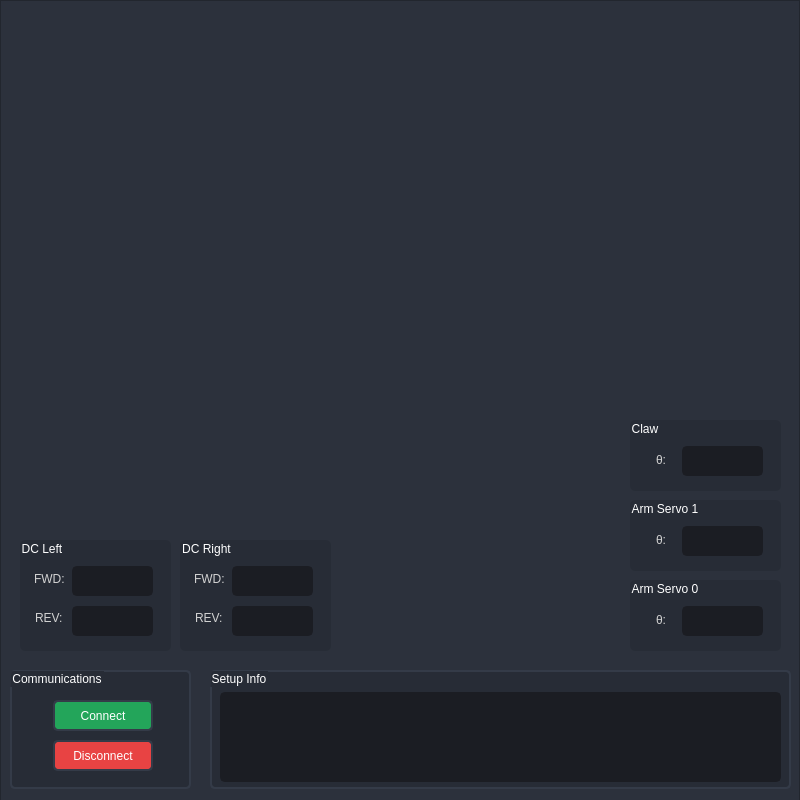
<?xml version="1.0" encoding="UTF-8"?>
<ui version="4.0">
 <class>MainWindow</class>
 <widget class="QMainWindow" name="MainWindow">
  <property name="geometry">
   <rect>
    <x>0</x>
    <y>0</y>
    <width>800</width>
    <height>800</height>
   </rect>
  </property>
  <property name="minimumSize">
   <size>
    <width>800</width>
    <height>800</height>
   </size>
  </property>
  <property name="maximumSize">
   <size>
    <width>800</width>
    <height>1000</height>
   </size>
  </property>
  <property name="windowTitle">
   <string>MainWindow</string>
  </property>
  <widget class="QWidget" name="centralwidget">
   <property name="minimumSize">
    <size>
     <width>800</width>
     <height>1000</height>
    </size>
   </property>
   <property name="maximumSize">
    <size>
     <width>800</width>
     <height>1000</height>
    </size>
   </property>
   <property name="styleSheet">
    <string notr="true">background: transparent;
color: rgb(210, 210, 210);</string>
   </property>
   <widget class="QFrame" name="frameCenter">
    <property name="geometry">
     <rect>
      <x>0</x>
      <y>0</y>
      <width>800</width>
      <height>1000</height>
     </rect>
    </property>
    <property name="minimumSize">
     <size>
      <width>800</width>
      <height>1000</height>
     </size>
    </property>
    <property name="maximumSize">
     <size>
      <width>800</width>
      <height>1000</height>
     </size>
    </property>
    <property name="styleSheet">
     <string notr="true">background-color: rgb(44, 49, 60);</string>
    </property>
    <property name="frameShape">
     <enum>QFrame::StyledPanel</enum>
    </property>
    <property name="frameShadow">
     <enum>QFrame::Raised</enum>
    </property>
    <widget class="QLabel" name="testImage">
     <property name="geometry">
      <rect>
       <x>20</x>
       <y>10</y>
       <width>101</width>
       <height>61</height>
      </rect>
     </property>
     <property name="styleSheet">
      <string notr="true">image: url(:/hunter/IMG_9610.JPG);
color: transparent;</string>
     </property>
     <property name="text">
      <string>hunter</string>
     </property>
    </widget>
    <widget class="QGroupBox" name="groupBoxSerialCommands">
     <property name="geometry">
      <rect>
       <x>10</x>
       <y>670</y>
       <width>181</width>
       <height>119</height>
      </rect>
     </property>
     <property name="font">
      <font>
       <family>Segoe UI</family>
      </font>
     </property>
     <property name="styleSheet">
      <string notr="true">QGroupBox {
	border: 2px solid rgb(52, 59, 72);
	border-radius: 5px;	
	background-color: rgb(39, 44, 54);
	color: white;
}</string>
     </property>
     <property name="title">
      <string>Communications</string>
     </property>
     <widget class="QPushButton" name="stopSerialBtn">
      <property name="geometry">
       <rect>
        <x>43</x>
        <y>70</y>
        <width>100</width>
        <height>31</height>
       </rect>
      </property>
      <property name="styleSheet">
       <string notr="true">QPushButton:enabled{
	border: 2px solid rgb(52, 59, 72);
	border-radius: 5px;	
	background-color: rgb(232, 67, 67);
	color: white;
}
QPushButton:hover {
	background-color: rgb(245, 84, 81);
	color: white;
	border: 2px solid rgb(61, 70, 86);
}
QPushButton:pressed {	
	background-color: rgb(148, 24, 24);
	color: white;
	border: 2px solid rgb(43, 50, 61);
}
QPushButton:disabled {
	border: 2px solid rgb(52, 59, 72);
	border-radius: 5px;	
	background-color: rgb(60, 44, 49);
	color:gray;
}</string>
      </property>
      <property name="text">
       <string>Disconnect</string>
      </property>
     </widget>
     <widget class="QPushButton" name="startSerialBtn">
      <property name="geometry">
       <rect>
        <x>43</x>
        <y>30</y>
        <width>100</width>
        <height>31</height>
       </rect>
      </property>
      <property name="font">
       <font>
        <family>Segoe UI</family>
       </font>
      </property>
      <property name="styleSheet">
       <string notr="true">QPushButton:enabled{
	border: 2px solid rgb(52, 59, 72);
	border-radius: 5px;	
	background-color: rgb(35, 165, 90);
	color: white;
}
QPushButton:hover {
	background-color: rgb(54, 181, 80);
	color: white;
	border: 2px solid rgb(61, 70, 86);
}
QPushButton:pressed {	
	background-color: rgb(18, 107, 64);
	color: white;
	border: 2px solid rgb(43, 50, 61);
}
QPushButton:disabled {
	border: 2px solid rgb(52, 59, 72);
	border-radius: 5px;	
	background-color: rgb(47, 60, 44);
	color: gray;
}</string>
      </property>
      <property name="text">
       <string>Connect</string>
      </property>
     </widget>
    </widget>
    <widget class="QGroupBox" name="groupBoxSetupInfo">
     <property name="geometry">
      <rect>
       <x>210</x>
       <y>670</y>
       <width>581</width>
       <height>119</height>
      </rect>
     </property>
     <property name="font">
      <font>
       <family>Segoe UI</family>
      </font>
     </property>
     <property name="styleSheet">
      <string notr="true">QGroupBox {
	border: 2px solid rgb(52, 59, 72);
	border-radius: 5px;	
	background-color: rgb(39, 44, 54);
	color: white;
}</string>
     </property>
     <property name="title">
      <string>Setup Info</string>
     </property>
     <widget class="QTextBrowser" name="textBrowserLogging">
      <property name="geometry">
       <rect>
        <x>10</x>
        <y>22</y>
        <width>561</width>
        <height>90</height>
       </rect>
      </property>
      <property name="styleSheet">
       <string notr="true">QTextBrowser {
	background-color: rgb(27, 29, 35);
	border-radius: 5px;
	border: 2px solid rgb(27, 29, 35);
}</string>
      </property>
     </widget>
    </widget>
    <widget class="QGroupBox" name="groupBoxDCLeft">
     <property name="geometry">
      <rect>
       <x>20</x>
       <y>540</y>
       <width>151</width>
       <height>111</height>
      </rect>
     </property>
     <property name="styleSheet">
      <string notr="true">QGroupBox {
	border-radius: 5px;	
	background-color: rgb(39, 44, 54);
	color: white;
}</string>
     </property>
     <property name="title">
      <string>DC Left</string>
     </property>
     <widget class="QFrame" name="frameDCLeft">
      <property name="geometry">
       <rect>
        <x>10</x>
        <y>16</y>
        <width>141</width>
        <height>91</height>
       </rect>
      </property>
      <property name="styleSheet">
       <string notr="true">background-color: transparent;
border-radius: 5px;</string>
      </property>
      <property name="frameShape">
       <enum>QFrame::StyledPanel</enum>
      </property>
      <property name="frameShadow">
       <enum>QFrame::Raised</enum>
      </property>
      <widget class="QLabel" name="labelFWD_0">
       <property name="geometry">
        <rect>
         <x>4</x>
         <y>13</y>
         <width>30</width>
         <height>20</height>
        </rect>
       </property>
       <property name="font">
        <font>
         <family>Segoe UI</family>
        </font>
       </property>
       <property name="text">
        <string>FWD:</string>
       </property>
      </widget>
      <widget class="QTextBrowser" name="textBrowserREV_0">
       <property name="geometry">
        <rect>
         <x>42</x>
         <y>50</y>
         <width>81</width>
         <height>30</height>
        </rect>
       </property>
       <property name="styleSheet">
        <string notr="true">QTextBrowser {
	background-color: rgb(27, 29, 35);
	border-radius: 5px;
	border: 2px solid rgb(27, 29, 35);
}</string>
       </property>
      </widget>
      <widget class="QTextBrowser" name="textBrowserFWD_0">
       <property name="geometry">
        <rect>
         <x>42</x>
         <y>10</y>
         <width>81</width>
         <height>30</height>
        </rect>
       </property>
       <property name="styleSheet">
        <string notr="true">QTextBrowser {
	background-color: rgb(27, 29, 35);
	border-radius: 5px;
	border: 2px solid rgb(27, 29, 35);
}
</string>
       </property>
      </widget>
      <widget class="QLabel" name="labelREV_0">
       <property name="geometry">
        <rect>
         <x>5</x>
         <y>52</y>
         <width>30</width>
         <height>20</height>
        </rect>
       </property>
       <property name="font">
        <font>
         <family>Segoe UI</family>
        </font>
       </property>
       <property name="text">
        <string>REV:</string>
       </property>
      </widget>
     </widget>
    </widget>
    <widget class="QGroupBox" name="groupBoxDCRight">
     <property name="geometry">
      <rect>
       <x>180</x>
       <y>540</y>
       <width>151</width>
       <height>111</height>
      </rect>
     </property>
     <property name="styleSheet">
      <string notr="true">QGroupBox {
	border-radius: 5px;	
	background-color: rgb(39, 44, 54);
	color: white;
}</string>
     </property>
     <property name="title">
      <string>DC Right</string>
     </property>
     <widget class="QFrame" name="frameDCRight">
      <property name="geometry">
       <rect>
        <x>10</x>
        <y>16</y>
        <width>141</width>
        <height>91</height>
       </rect>
      </property>
      <property name="styleSheet">
       <string notr="true">background-color: transparent;
border-radius: 5px;</string>
      </property>
      <property name="frameShape">
       <enum>QFrame::StyledPanel</enum>
      </property>
      <property name="frameShadow">
       <enum>QFrame::Raised</enum>
      </property>
      <widget class="QLabel" name="labelFWD_2">
       <property name="geometry">
        <rect>
         <x>4</x>
         <y>13</y>
         <width>30</width>
         <height>20</height>
        </rect>
       </property>
       <property name="font">
        <font>
         <family>Segoe UI</family>
        </font>
       </property>
       <property name="text">
        <string>FWD:</string>
       </property>
      </widget>
      <widget class="QTextBrowser" name="textBrowserREV_2">
       <property name="geometry">
        <rect>
         <x>42</x>
         <y>50</y>
         <width>81</width>
         <height>30</height>
        </rect>
       </property>
       <property name="styleSheet">
        <string notr="true">QTextBrowser {
	background-color: rgb(27, 29, 35);
	border-radius: 5px;
	border: 2px solid rgb(27, 29, 35);
}</string>
       </property>
      </widget>
      <widget class="QTextBrowser" name="textBrowserFWD_2">
       <property name="geometry">
        <rect>
         <x>42</x>
         <y>10</y>
         <width>81</width>
         <height>30</height>
        </rect>
       </property>
       <property name="styleSheet">
        <string notr="true">QTextBrowser {
	background-color: rgb(27, 29, 35);
	border-radius: 5px;
	border: 2px solid rgb(27, 29, 35);
}
</string>
       </property>
      </widget>
      <widget class="QLabel" name="labelREV_2">
       <property name="geometry">
        <rect>
         <x>5</x>
         <y>52</y>
         <width>30</width>
         <height>20</height>
        </rect>
       </property>
       <property name="font">
        <font>
         <family>Segoe UI</family>
        </font>
       </property>
       <property name="text">
        <string>REV:</string>
       </property>
      </widget>
     </widget>
    </widget>
    <widget class="QGroupBox" name="groupBoxArm_0">
     <property name="geometry">
      <rect>
       <x>630</x>
       <y>580</y>
       <width>151</width>
       <height>71</height>
      </rect>
     </property>
     <property name="styleSheet">
      <string notr="true">QGroupBox {
	border-radius: 5px;	
	background-color: rgb(39, 44, 54);
	color: white;
}</string>
     </property>
     <property name="title">
      <string>Arm Servo 0</string>
     </property>
     <widget class="QFrame" name="frameArm_0">
      <property name="geometry">
       <rect>
        <x>10</x>
        <y>16</y>
        <width>141</width>
        <height>51</height>
       </rect>
      </property>
      <property name="styleSheet">
       <string notr="true">background-color: transparent;
border-radius: 5px;</string>
      </property>
      <property name="frameShape">
       <enum>QFrame::StyledPanel</enum>
      </property>
      <property name="frameShadow">
       <enum>QFrame::Raised</enum>
      </property>
      <widget class="QLabel" name="labelArm_0">
       <property name="geometry">
        <rect>
         <x>16</x>
         <y>14</y>
         <width>21</width>
         <height>20</height>
        </rect>
       </property>
       <property name="font">
        <font>
         <family>Segoe UI</family>
        </font>
       </property>
       <property name="text">
        <string>θ:</string>
       </property>
      </widget>
      <widget class="QTextBrowser" name="textBrowserArm_0">
       <property name="geometry">
        <rect>
         <x>42</x>
         <y>10</y>
         <width>81</width>
         <height>30</height>
        </rect>
       </property>
       <property name="styleSheet">
        <string notr="true">QTextBrowser {
	background-color: rgb(27, 29, 35);
	border-radius: 5px;
	border: 2px solid rgb(27, 29, 35);
}
</string>
       </property>
      </widget>
     </widget>
    </widget>
    <widget class="QGroupBox" name="groupBoxArm_1">
     <property name="geometry">
      <rect>
       <x>630</x>
       <y>500</y>
       <width>151</width>
       <height>71</height>
      </rect>
     </property>
     <property name="styleSheet">
      <string notr="true">QGroupBox {
	border-radius: 5px;	
	background-color: rgb(39, 44, 54);
	color: white;
}</string>
     </property>
     <property name="title">
      <string>Arm Servo 1</string>
     </property>
     <widget class="QFrame" name="frameArm_2">
      <property name="geometry">
       <rect>
        <x>10</x>
        <y>16</y>
        <width>141</width>
        <height>51</height>
       </rect>
      </property>
      <property name="styleSheet">
       <string notr="true">background-color: transparent;
border-radius: 5px;</string>
      </property>
      <property name="frameShape">
       <enum>QFrame::StyledPanel</enum>
      </property>
      <property name="frameShadow">
       <enum>QFrame::Raised</enum>
      </property>
      <widget class="QLabel" name="labelArm_2">
       <property name="geometry">
        <rect>
         <x>16</x>
         <y>14</y>
         <width>21</width>
         <height>20</height>
        </rect>
       </property>
       <property name="font">
        <font>
         <family>Segoe UI</family>
        </font>
       </property>
       <property name="text">
        <string>θ:</string>
       </property>
      </widget>
      <widget class="QTextBrowser" name="textBrowserArm_2">
       <property name="geometry">
        <rect>
         <x>42</x>
         <y>10</y>
         <width>81</width>
         <height>30</height>
        </rect>
       </property>
       <property name="styleSheet">
        <string notr="true">QTextBrowser {
	background-color: rgb(27, 29, 35);
	border-radius: 5px;
	border: 2px solid rgb(27, 29, 35);
}
</string>
       </property>
      </widget>
     </widget>
    </widget>
    <widget class="QWidget" name="armmpl" native="true">
     <property name="geometry">
      <rect>
       <x>110</x>
       <y>250</y>
       <width>120</width>
       <height>80</height>
      </rect>
     </property>
    </widget>
    <widget class="QWidget" name="drivempl" native="true">
     <property name="geometry">
      <rect>
       <x>540</x>
       <y>260</y>
       <width>120</width>
       <height>80</height>
      </rect>
     </property>
    </widget>
    <widget class="QGroupBox" name="groupBoxClaw">
     <property name="geometry">
      <rect>
       <x>630</x>
       <y>420</y>
       <width>151</width>
       <height>71</height>
      </rect>
     </property>
     <property name="styleSheet">
      <string notr="true">QGroupBox {
	border-radius: 5px;	
	background-color: rgb(39, 44, 54);
	color: white;
}</string>
     </property>
     <property name="title">
      <string>Claw</string>
     </property>
     <widget class="QFrame" name="frameClaw">
      <property name="geometry">
       <rect>
        <x>10</x>
        <y>16</y>
        <width>141</width>
        <height>51</height>
       </rect>
      </property>
      <property name="styleSheet">
       <string notr="true">background-color: transparent;
border-radius: 5px;</string>
      </property>
      <property name="frameShape">
       <enum>QFrame::StyledPanel</enum>
      </property>
      <property name="frameShadow">
       <enum>QFrame::Raised</enum>
      </property>
      <widget class="QLabel" name="labelArm_3">
       <property name="geometry">
        <rect>
         <x>16</x>
         <y>14</y>
         <width>21</width>
         <height>20</height>
        </rect>
       </property>
       <property name="font">
        <font>
         <family>Segoe UI</family>
        </font>
       </property>
       <property name="text">
        <string>θ:</string>
       </property>
      </widget>
      <widget class="QTextBrowser" name="textBrowserServo">
       <property name="geometry">
        <rect>
         <x>42</x>
         <y>10</y>
         <width>81</width>
         <height>30</height>
        </rect>
       </property>
       <property name="styleSheet">
        <string notr="true">QTextBrowser {
	background-color: rgb(27, 29, 35);
	border-radius: 5px;
	border: 2px solid rgb(27, 29, 35);
}
</string>
       </property>
      </widget>
     </widget>
    </widget>
   </widget>
  </widget>
 </widget>
 <resources>
  <include location="../../../../../../NanolabSummer2023/MagnetometerGUI/hunter.qrc"/>
 </resources>
 <connections/>
</ui>
